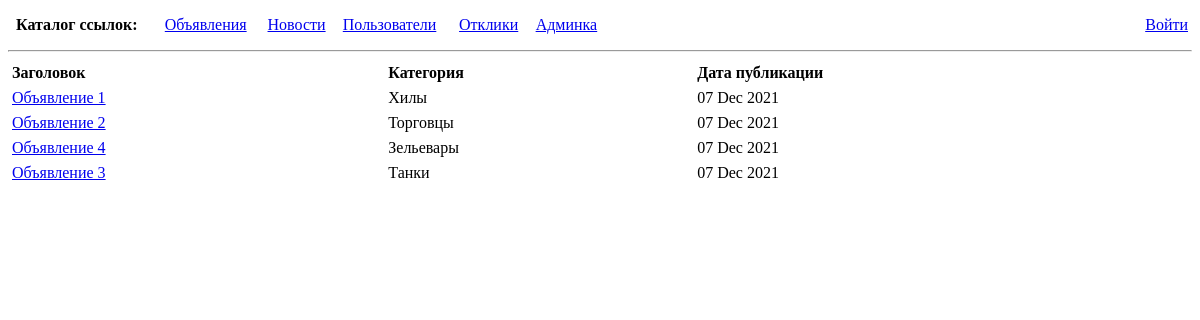
The page /ads/ on the database as committed earlier.
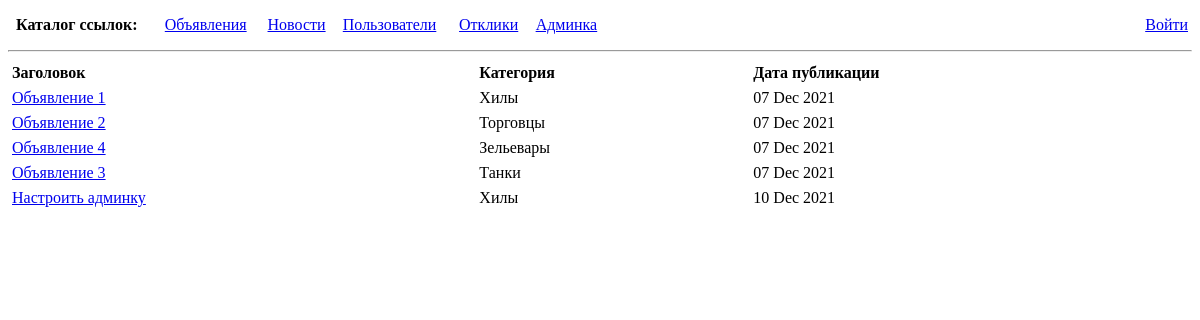
The same page on the database as committed later.
### ads/models.py (models this page shows, shortened)
class Ads(models.Model):
    author = models.ForeignKey(Author, on_delete=models.CASCADE)
    title = models.CharField(max_length=128)
    text = models.TextField()
    category = models.ForeignKey(Category, on_delete=models.CASCADE)
    date = models.DateTimeField(auto_now_add=True)
    body = RichTextUploadingField(blank=True, null=True)

class Category(models.Model):
    name = models.CharField(max_length=64, unique=True)
    def __str__(self):
        return f'{self.name}'

### ads/views.py (the view)
# urls.py: path('', AdsList.as_view(), name='ads_list'),
class AdsList(ListView):
    model = Ads
    template_name = 'ads-list.html'
    context_object_name = 'ads_list'
    queryset = Ads.objects.all()
    paginate_by = 5  # постраничный вывод
    ordering = ['date']

### templates/ads-list.html (shortened to what this page needs)
{% extends 'default.html' %}
{% block content %}
{% if ads_list %}
    <table>
            <tr>
                <td>
                    <b>Заголовок</b>
                </td>
                <td>
                    <b>Категория</b>
                </td>
                <td>
                    <b>Дата публикации</b>
                </td>
            </tr>
        {% for ad in ads_list %}
            <tr>
                <td>
                    <a href="{% url 'ads_detail' ad.id %}">{{ad.title}}</a>
                </td>
                <td>
                    {{ad.category}}
                </td>
                <td>
                    {{ad.date|date:'d M Y'}}
                </td>
            </tr>
        {% endfor %}
    </table>
{% endif %}
{% endblock content %}

Rows that differ between the two databases and show on the page:
added Ads: title "Настроить админку", category "Хилы", date "10 Dec 2021"
